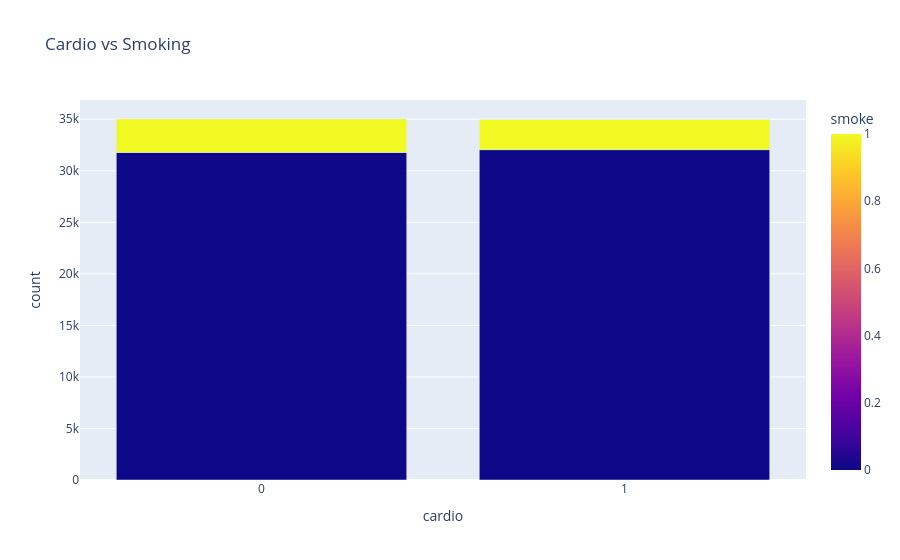

The cell this chart's notebook holds for it:
### Code cell
import plotly.express as px
fig = px.bar(
    df.groupby(["cardio", "smoke"]).size().reset_index(name="count"),
    x="cardio",
    y="count",
    color="smoke",
    barmode="group",
    title="Cardio vs Smoking"
)
fig.update_layout(

)

fig.show()

### Figure 1 — Plotly figure (JSON) as saved in the notebook; plotly's stock layout.template omitted (floating-point values rounded to 4 significant figures)
{"data": [{"alignmentgroup": "True", "hovertemplate": "cardio=%{x}<br>count=%{y}<br>smoke=%{marker.color}<extra></extra>", "legendgroup": "", "marker": {"color": [0, 1, 0, 1], "coloraxis": "coloraxis", "pattern": {"shape": ""}}, "name": "", "offsetgroup": "", "orientation": "v", "showlegend": false, "textposition": "auto", "type": "bar", "x": [0, 0, 1, 1], "xaxis": "x", "y": [31781, 3240, 32050, 2929], "yaxis": "y"}], "layout": {"barmode": "group", "coloraxis": {"colorbar": {"title": {"text": "smoke"}}, "colorscale": [[0, "#0d0887"], [0.1111, "#46039f"], [0.2222, "#7201a8"], [0.3333, "#9c179e"], [0.4444, "#bd3786"], [0.5556, "#d8576b"], [0.6667, "#ed7953"], [0.7778, "#fb9f3a"], [0.8889, "#fdca26"], [1, "#f0f921"]]}, "legend": {"tracegroupgap": 0}, "title": {"text": "Cardio vs Smoking"}, "xaxis": {"anchor": "y", "domain": [0, 1], "title": {"text": "cardio"}}, "yaxis": {"anchor": "x", "domain": [0, 1], "title": {"text": "count"}}}}
